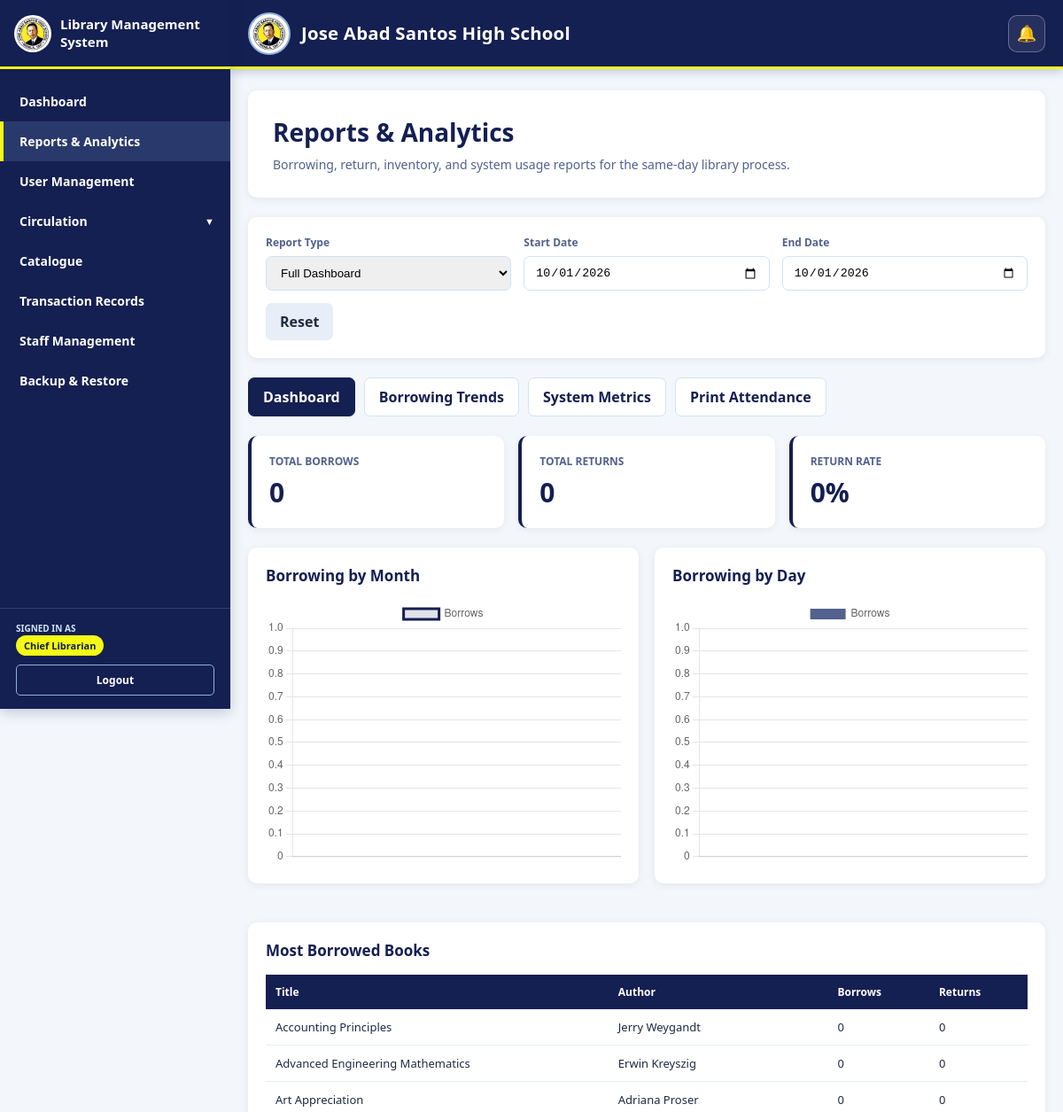
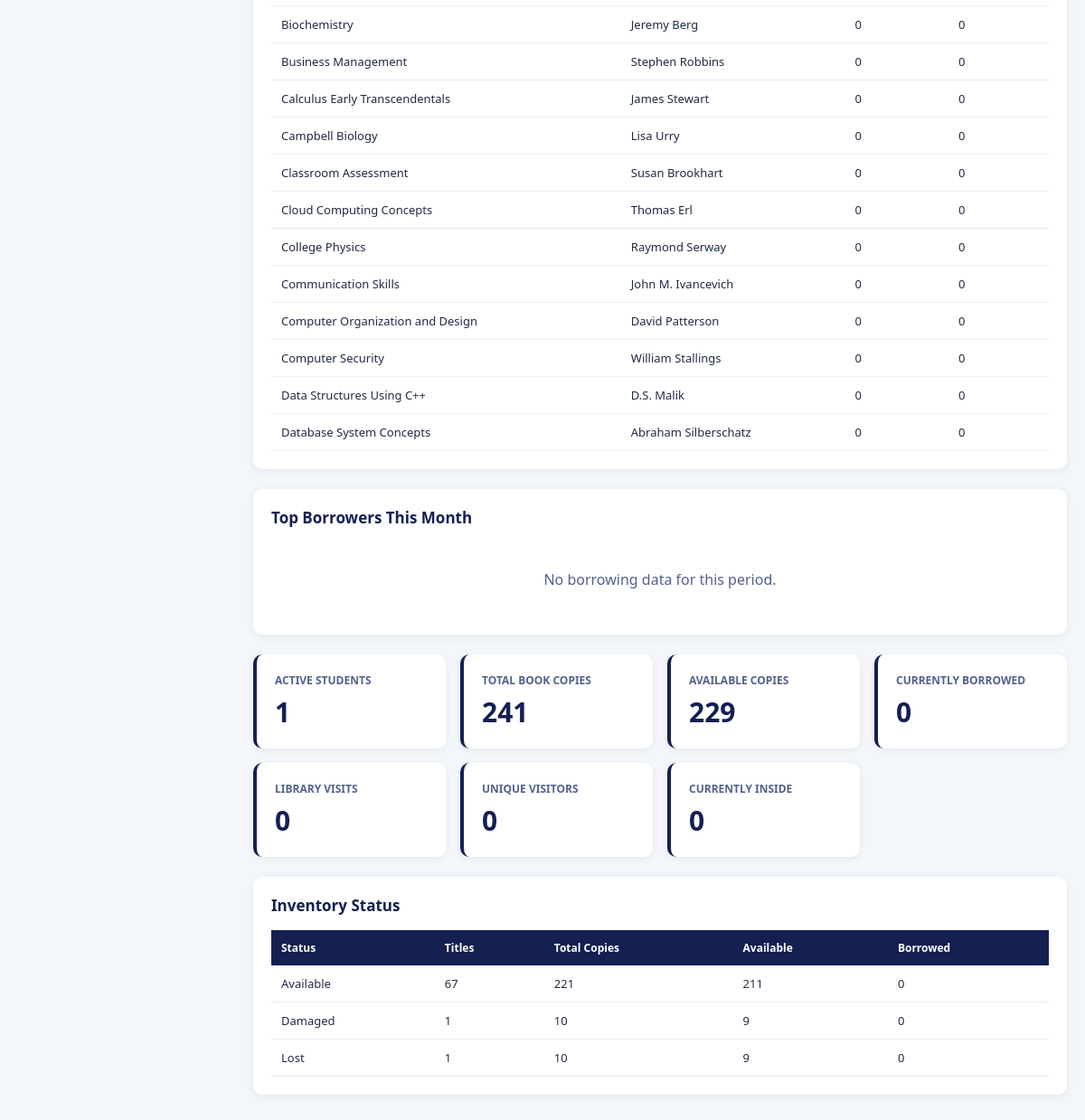
The page /admin/reports.php (signed in) on the database its author committed (2 pictures, top to bottom).
### tables this page shows
CREATE TABLE `books` (
  `book_id` int NOT NULL,
  `title` varchar(255) NOT NULL,
  `author` varchar(255) NOT NULL,
  `co_authors` text,
  `place_of_publication` varchar(255) DEFAULT NULL,
  `publication_date` date DEFAULT NULL,
  `book_number` varchar(100) NOT NULL,
  `book_pages` int NOT NULL,
  `source_of_funds` varchar(255) DEFAULT NULL,
  `cost_price` decimal(10,2) DEFAULT NULL,
  `publisher` varchar(255) DEFAULT NULL,
  `edition` varchar(100) DEFAULT NULL,
  `volumes` varchar(100) DEFAULT NULL,
  `class` varchar(100) DEFAULT NULL,
  `type_of_material` varchar(100) DEFAULT NULL,
  `location_collection` varchar(255) DEFAULT NULL,
  `library_building` varchar(150) DEFAULT NULL,
  `shelf_number` varchar(100) DEFAULT NULL,
  `library_section` varchar(150) DEFAULT NULL,
  `qr_code` varchar(255) NOT NULL,
  `book_status` enum('available','out_of_stock','damaged','lost') NOT NULL DEFAULT 'available',
  `book_condition` varchar(20) NOT NULL DEFAULT 'New',
  `is_archived` tinyint(1) NOT NULL DEFAULT '0',
  `archived_at` datetime DEFAULT NULL,
  `archived_by` int DEFAULT NULL,
  `total_copies` int NOT NULL DEFAULT '1',
  `available_copies` int NOT NULL DEFAULT '1',
  `borrowed_copies` int NOT NULL DEFAULT '0',
  `lost_copies` int NOT NULL DEFAULT '0',
  `damaged_copies` int NOT NULL DEFAULT '0',
  `created_at` timestamp NOT NULL DEFAULT CURRENT_TIMESTAMP,
  `updated_at` timestamp NOT NULL DEFAULT CURRENT_TIMESTAMP ON UPDATE CURRENT_TIMESTAMP
);

### admin/reports.php (the view, shortened to what the rows shown need)
<?php
require_once __DIR__ . '/reports/reports_aggregator.php';
function h($value) {
    return htmlspecialchars((string)($value ?? ''), ENT_QUOTES, 'UTF-8');
}
$report_type = $_GET['report'] ?? 'dashboard';
$start_date = $_GET['start_date'] ?? date('Y-m-01');
$end_date = $_GET['end_date'] ?? date('Y-m-d');
$borrowing_trends = [];
$inventory_status = [];
try {
    $aggregator = new ReportsAggregator($conn);
    if ($report_type === 'dashboard' || $report_type === 'borrowing_trends') {
        $borrowing_trends = $aggregator->getBorrowingTrends($start_date, $end_date);
    }
    if ($report_type === 'dashboard' || $report_type === 'system_metrics') {
        $inventory_status = $aggregator->getInventoryStatus();
    }
} catch (Exception $e) {
    logError('Report generation error: ' . $e->getMessage());
}
?>
<!DOCTYPE html>
<html lang="en">
<head>
</head>
<body>
<?php include __DIR__ . '/../header.php'; ?>
<main class="container">
    <section class="page-header">
        <h1>Reports & Analytics</h1>
    </section>
    <?php if ($report_type === 'dashboard' || $report_type === 'borrowing_trends'): ?>
        <section class="table-card">
            <?php if (empty($borrowing_trends['most_borrowed_books'])): ?><div class="empty">No borrowing data for this period.</div><?php else: ?>
            <div class="table-wrapper"><table><thead><tr><th>Title</th><th>Author</th><th>Borrows</th><th>Returns</th></tr></thead><tbody>
            <?php foreach ($borrowing_trends['most_borrowed_books'] as $book): ?><tr><td><?php echo h($book['title']); ?></td><td><?php echo h($book['author']); ?></td><td><?php echo (int)$book['borrow_count']; ?></td><td><?php echo (int)$book['return_count']; ?></td></tr><?php endforeach; ?>
            </tbody></table></div><?php endif; ?>
        </section>
    <?php endif; ?>
    <?php if ($report_type === 'dashboard' || $report_type === 'system_metrics'): ?>
        <section class="table-card">
            <?php if (empty($inventory_status)): ?><div class="empty">No inventory data available.</div><?php else: ?>
            <div class="table-wrapper"><table><thead><tr><th>Status</th><th>Titles</th><th>Total Copies</th><th>Available</th><th>Borrowed</th></tr></thead></table></div><?php endif; ?>
        </section>
    <?php endif; ?>
</main>
<script>
<?php if ($report_type === 'dashboard' || $report_type === 'borrowing_trends'): ?>
const monthLabels = <?php echo json_encode(array_column($borrowing_trends['borrowing_by_month'] ?? [], 'month')); ?>;
const monthData = <?php echo json_encode(array_map('intval', array_column($borrowing_trends['borrowing_by_month'] ?? [], 'count'))); ?>;
const dayLabels = <?php echo json_encode(array_column($borrowing_trends['borrowing_by_day'] ?? [], 'day_name')); ?>;
const dayData = <?php echo json_encode(array_map('intval', array_column($borrowing_trends['borrowing_by_day'] ?? [], 'count'))); ?>;
if (document.getElementById('monthChart')) new Chart(document.getElementById('monthChart'), { type:'line', data:{labels:monthLabels,datasets:[{label:'Borrows',data:monthData,borderColor:'#141F52',backgroundColor:'rgba(20,31,82,.12)',fill:true,tension:.25}]}, options:{responsive:true,maintainAspectRatio:false} });
if (document.getElementById('dayChart')) new Chart(document.getElementById('dayChart'), { type:'bar', data:{labels:dayLabels,datasets:[{label:'Borrows',data:dayData,backgroundColor:'#52618D'}]}, options:{responsive:true,maintainAspectRatio:false} });
<?php endif; ?>
</script>
</body>
</html>

### rows shown on the page
books: title "Accounting Principles", author "Jerry Weygandt", borrow_count "0", return_count "0"
books: title "Advanced Engineering Mathematics", author "Erwin Kreyszig", borrow_count "0", return_count "0"
books: title "Art Appreciation", author "Adriana Proser", borrow_count "0", return_count "0"
books: title "Biochemistry", author "Jeremy Berg", borrow_count "0", return_count "0"
books: title "Business Management", author "Stephen Robbins", borrow_count "0", return_count "0"
books: title "Calculus Early Transcendentals", author "James Stewart", borrow_count "0", return_count "0"
books: title "Campbell Biology", author "Lisa Urry", borrow_count "0", return_count "0"
books: title "Classroom Assessment", author "Susan Brookhart", borrow_count "0", return_count "0"
books: title "Cloud Computing Concepts", author "Thomas Erl", borrow_count "0", return_count "0"
books: title "College Physics", author "Raymond Serway", borrow_count "0", return_count "0"
books: title "Communication Skills", author "John M. Ivancevich", borrow_count "0", return_count "0"
books: title "Computer Organization and Design", author "David Patterson", borrow_count "0", return_count "0"
books: title "Computer Security", author "William Stallings", borrow_count "0", return_count "0"
books: title "Data Structures Using C++", author "D.S. Malik", borrow_count "0", return_count "0"
books: title "Database System Concepts", author "Abraham Silberschatz", borrow_count "0", return_count "0"

### other values the page prints
$full_name "Chief Librarian"
$borrowing_trends['total_borrows'] "0"
$borrowing_trends['total_returns'] "0"
$system_metrics['active_students'] "1"
$system_metrics['total_books'] "241"
$system_metrics['available_books'] "229"
$system_metrics['borrowed_books'] "0"
$attendance_metrics['visits'] "0"
$attendance_metrics['visitors'] "0"
$attendance_metrics['inside'] "0"
str_replace('_',' ',$row['book_status']) "Available"
$row['count'] "67"
$row['total_copies'] "221"
$row['available_copies'] "211"
$row['borrowed_copies'] "0"
